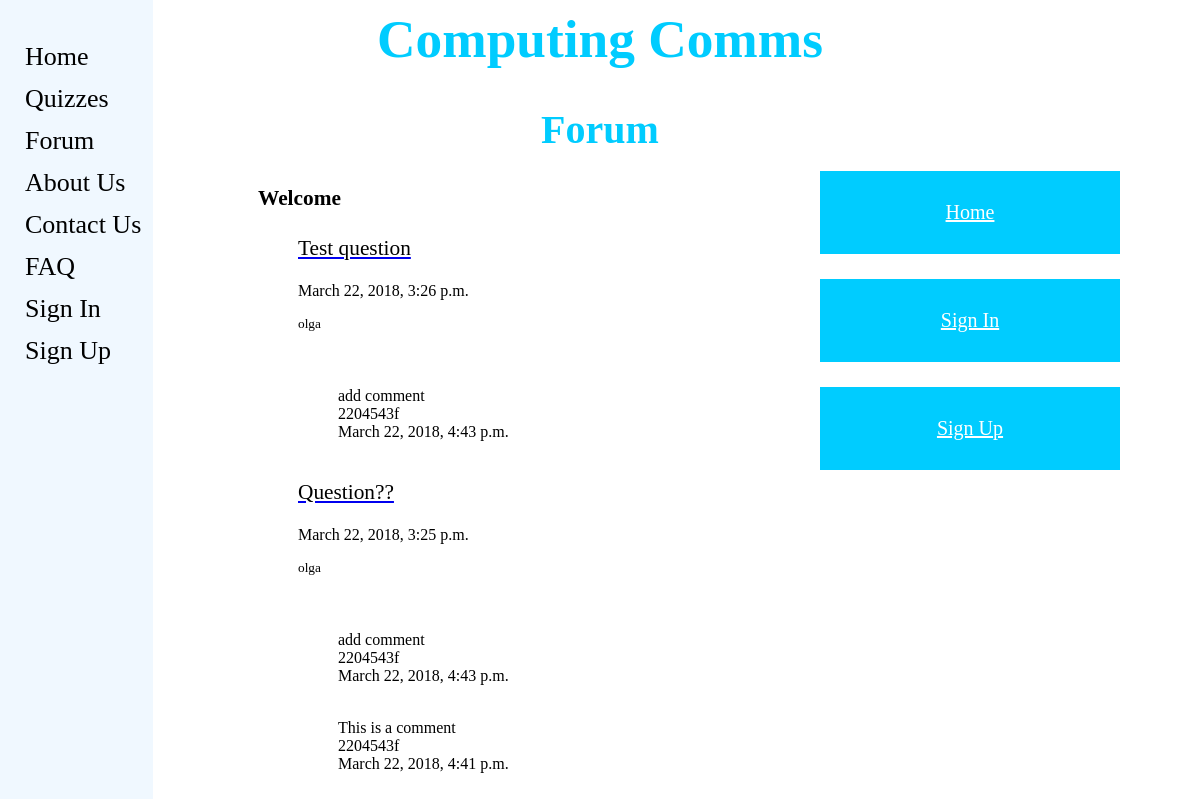
Screenshot of /computingcomms/forum/ with the database file from the repository.
### computingcomms/models.py (models this page shows, shortened)
class ForumPost(models.Model):
    question = models.CharField(max_length=128)
    picture = models.ImageField(upload_to='forum_images',blank=True)
    date = models.DateTimeField(auto_now=True)
    user = models.ForeignKey(User, on_delete=models.DO_NOTHING)
    slug = models.SlugField(unique=True)

class Comment(models.Model):
    comment = models.CharField(max_length=128)
    user = models.ForeignKey(User, on_delete=models.DO_NOTHING)
    image = models.ImageField(upload_to='comment_images', blank=True)
    date = models.DateTimeField(auto_now=True)
    post = models.ForeignKey('computingcomms.ForumPost', related_name = 'comment' , on_delete=models.DO_NOTHING)

### computingcomms/views.py (the view)
# urls.py: url(r'^forum/(?P<post_slug>[\w\-]+)/$', views.show_post, name='show_post'),
def forum(request):
    posts_list = ForumPost.objects.order_by('-date')
    comments_list = Comment.objects.order_by('-date')[:3]
    context_dict = {'posts': posts_list, 'comments': comments_list}
    return render(request, 'computingcomms/forum.html', context_dict)

### templates/computingcomms/forum.html (shortened to what this page needs)
{% extends 'computingcomms/base.html' %}
{% load staticfiles %}
{% block head_block %}
	<div>
		<center><h1>Computing Comms</h1></center>
                <center><h2>Forum</h2></center>
	</div>
{% endblock %}
{% block body_block %}
	<div>
		{% if user.is_authenticated %}
			<h3><p>Welcome {{ user.username }}</p></h3>
		{% else %}
			<h3><p>Welcome</p></h3>
		{% endif %}
	</div>
	<div>
	    {% if posts %}
		<ul>
		{% for post in posts %}
			<a href="{{post.slug}}"><p>{{ post.question }}</p></a>
			<p id="date">{{ post.date }}</p>
			<p id="user">{{ post.user }}</p>
			{% if comments %}
				<ul>
`				{% for comment in comments %}
				{% if post.question == comment.post.question %}
				   <p id="comment">{{ comment.comment }}<br>
				   {{ comment.user }} <br>
				   {{ comment.date }} <br>
				   {{ comment.image }}<br>
				{% endif %}
				   {% endfor %}
				</ul>
			    {% else %}
				<p id="comment">There are no comments yet</p>
			    {% endif %}
		{% endfor %}
		</ul>
	    {% else %}
		<p><strong>There are no posts present.</strong></p>
	    {% endif %}
	</div>
	<div class="buttons_position">
	{% if user.is_authenticated %}
		<ul>
		<a href="{% url 'my_account' %}"><button class="button">My Account</a></button><br><br>
		<a href="{% url 'add_image' %}"><button class="button">Add Image</a></button><br><br>
		<a href="{% url 'add_question' %}"><button class="button">Add Question</a></button>
		</ul>
	{% else %}
		<ul>
		<a href="{% url 'home' %}"><button class="button">Home</a></button><br><br>
		<a href="{% url 'login' %}"><button class="button">Sign In</a></button><br><br>
		<a href="{% url 'register' %}"><button class="button">Sign Up</a></button>
		</ul>
	{% endif %}
	</div>
{% endblock %}

### static/CSS/stylesheet.css (style rules this page uses)
h1 { font-size: 40pt; text-align: center; color: #00ccff; font-family: Bernard MT Condensed; }
h2 { font-size: 30pt; text-align: center; color: #00ccff; font-family: Bernard MT Condensed; }
p { font-size: 16pt; color: black; font-family: Calibri; margin-left: 250px; margin-right: 30px; }
#date { font-size: 12pt; color: black; font-family: Calibri; }
#user { font-size: 10pt; color: black; font-family: Calibri; }
#comment { font-size: 12pt; color: black; font-family: Calibri; }
.button { background-color: #00ccff; border: none; color: white; padding: 30px 62px; text-align: center; text-decoration: none; display: inline-block; font-size: 20px; font-family: Calibri; width: 300px; }
.button a:link { color: white; font-size: 20px; font-family: Calibri; }
.buttons_position { position: absolute; top: 150px; right: 80px }
body { font-family: Calibri; color: black; font-size: 16pt; }

### rows the page displays
ForumPost: question "Test question", date "March 22, 2018, 3:26 p.m.", user "olga"
Comment: comment "add comment", user "2204543f", date "March 22, 2018, 4:43 p.m."
ForumPost: question "Question??", date "March 22, 2018, 3:25 p.m.", user "olga"
Comment: comment "add comment", user "2204543f", date "March 22, 2018, 4:43 p.m."
Comment: comment "This is a comment", user "2204543f", date "March 22, 2018, 4:41 p.m."
